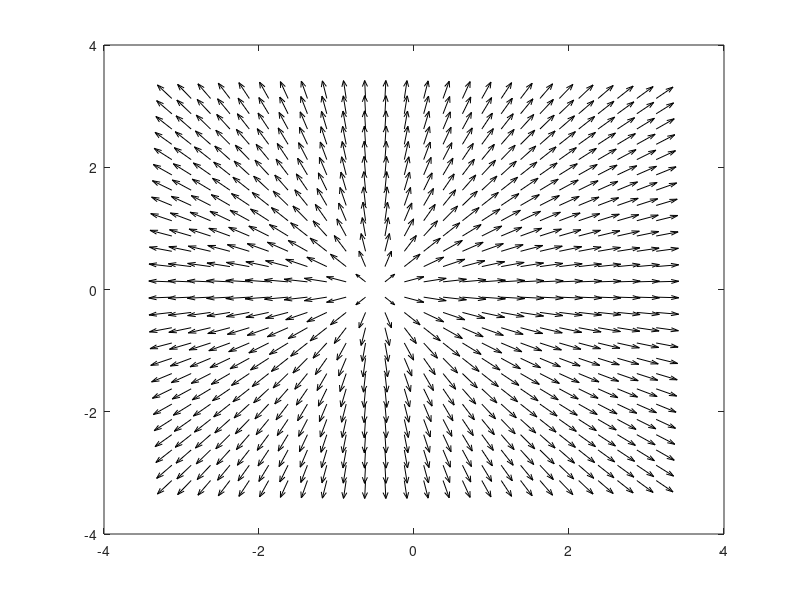
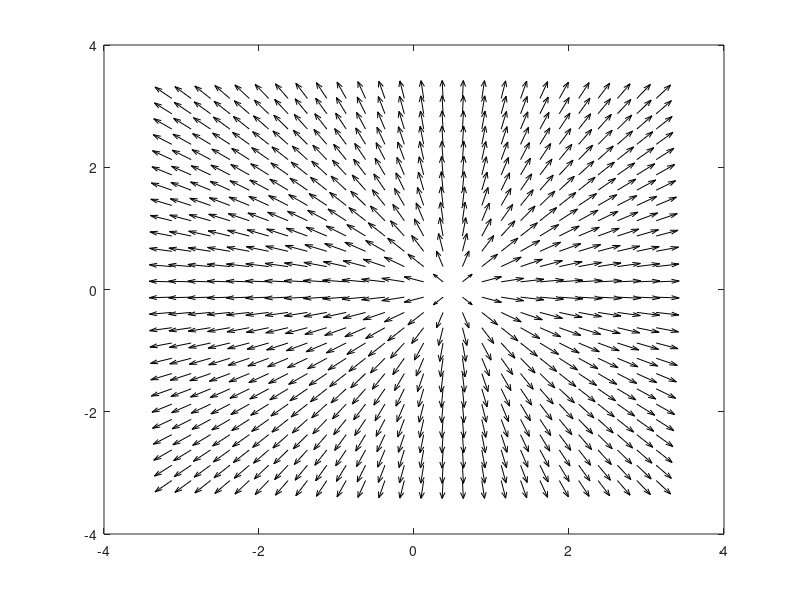
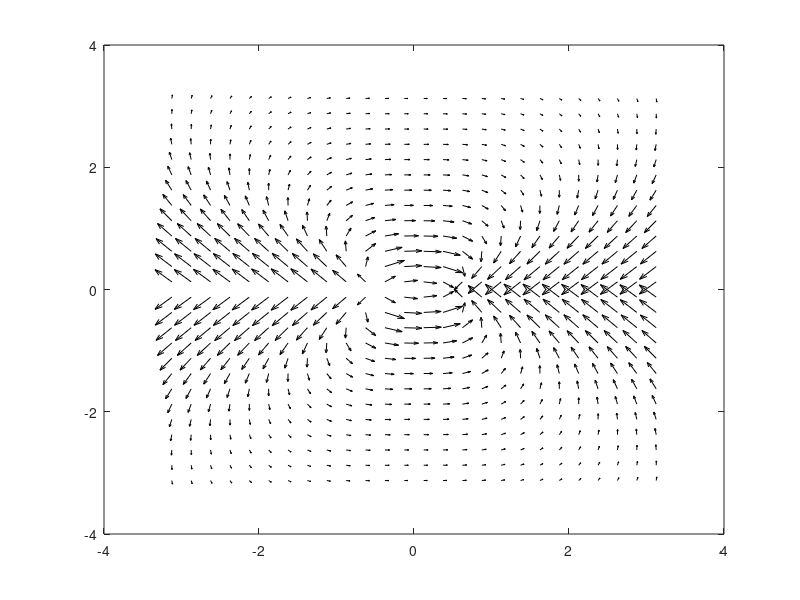
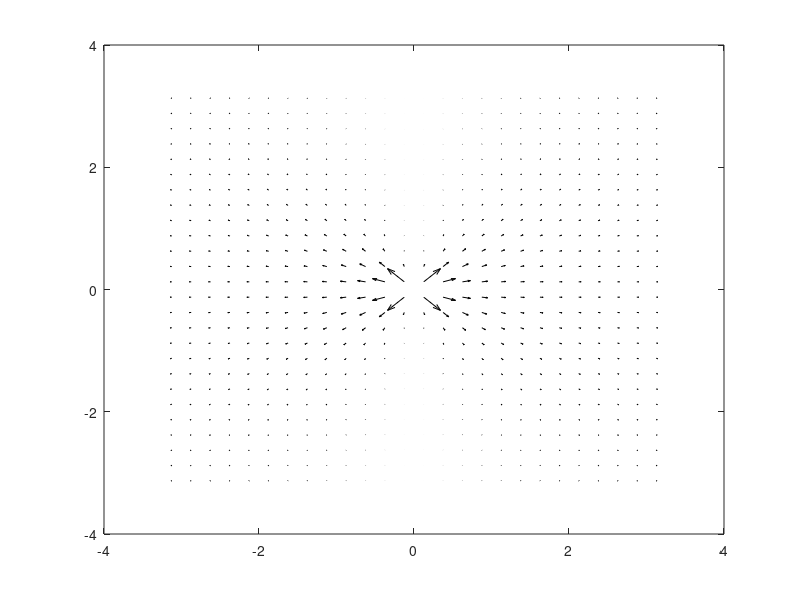

Write MATLAB code to recreate these figures, in order.
% dipole velocity movie

rc=415;

%f=input('freq?');
f=171.5;

%f=1000;
%d=input('d?');
d=1;
c=343;
%r0=.0127;	% 1" approx diameter sources
r0=.1;
d0=.0005;	% 1mm p-p displacement
u0=2*pi*f*d0;	% surface velocity at given f

k=2*pi*f/343;
kd=k*d;
j=sqrt(-1);

Q=4*pi*(r0^2)*u0*(1-sin(kd)/kd);	% dipole pressure coupling

max=3;		% grid range and spacing
step=d/4;

[X,Y]=meshgrid(-max-step/2:step:max+step/2,-max-step/2:step:max+step/2);
Rscl=sqrt(X.^2+Y.^2);  % This is to scale the arrow lengths
TH=atan2(Y,X);	% angles to field points from origin

A=j.*k.*rc;
Q=Q;

R1=sqrt((X+.5*d*ones(size(X))).^2+Y.^2+1.e-10);		% ranges to field points from 1
R2=sqrt((X-.5*d*ones(size(X))).^2+Y.^2+1.e-10);		% ranges to field points from 2
TH1=atan2(Y,X+.5*d*ones(size(X)));	% angles to field points from source 1
TH2=atan2(Y,X-.5*d*ones(size(X)));	% angles to field points from source 2

% pressure fields from each source
P1 =j.*k.*rc.*Q.*exp(-j.*k.*R1)./(4.*pi.*R1);
P2 =j.*k.*rc.*Q.*exp(-j.*k.*R2)./(4.*pi.*R2);

% velocity field of each source
U1=A.*exp(-j.*k.*R1).*(ones(size(R1))-j./(k.*R1))./(rc.*R1);
U1X=U1.*cos(TH1);
U1Y=U1.*sin(TH1);

I1=.5.*P1.*conj(U1);
I1log=log(abs(I1./1e-12)).*I1./abs(I1);    %preserve sign make size log scale
I1logX=I1log.*cos(TH1);                     % 1e-12 is 0 dB
I1logY=I1log.*sin(TH1);

U2=A.*exp(-j.*k.*R2).*(ones(size(R2))-j./(k.*R2))./(rc.*R2);
U2X=U2.*cos(TH2);
U2Y=U2.*sin(TH2);

I2=.5.*P2.*conj(U2);
I2X=I2.*cos(TH2);
I2Y=I2.*sin(TH2);
I2log=log(abs(I2./1e-12)).*I2./abs(I2);    %preserve sign make size log scale
I2logX=I2log.*cos(TH2);                     % 1e-12 is 0 dB
I2logY=I2log.*sin(TH2);

figure(1);
quiver(X,Y,real(I1logX),real(I1logY),'k');
figure(2);
quiver(X,Y,real(I2logX),real(I2logY),'k');

figure(3);
PT=P1-P2;
UTX=U1X+U2X;
UTY=U1Y+U2Y;
ITX=.5.*PT.*conj(UTX);
ITY=.5.*PT.*conj(UTY);

ITlogX=log(abs(ITX./1e-12)).*ITX./abs(ITX);    %preserve sign make size log scale
ITlogY=log(abs(ITY./1e-12)).*ITY./abs(ITY);
quiver(X,Y,real(ITlogX),real(ITlogY),'k');

% what a pain!
% now lets just plot the time averaged intensity correctly

I=(k^2*c*Q^2/(8*pi^2)).*(1./Rscl).*(ones(size(Rscl))-j./(k.*Rscl)).*sin(.5.*k.*d.*cos(TH)).^2;
Ilog=log(abs(real(I)./1e-12)).*real(I)./abs(I);
IlogX=Ilog.*cos(TH);
IlogY=Ilog.*sin(TH);
IX=I.*cos(TH);
IY=I.*sin(TH);
figure(4);
quiver(X,Y,real(IX),real(IY),'k');
